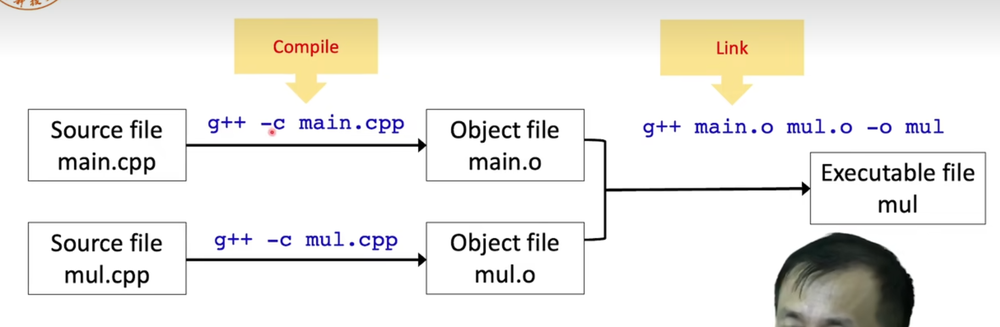
//> input picture Programming-languge/c/images/2023-04-08-22-24-48.png, 1000 x 327 px, shrunk from 1822 x 596 before the run
$ ./main ../images/2023-04-08-22-24-48.png   (built with g++ and OpenCV 4)
//> lines starting //> are read from the running program, lines starting //| are printed output that depends on the picture; after the words box and inside, x2 and y2 are one past the last pixel; in counts of white or black regions, pixels touching at a corner belong together
#include <opencv2/opencv.hpp>
#include <iostream>
#include <cmath>

using namespace cv;
using namespace std;

int main(int argc, char** argv)
{
    // 读取图像
    Mat image = imread(argv[1]);
//> image is the input picture: 327 rows x 1000 cols, CV_8UC3; mean B, G, R 232.1, 235.6, 237

    // 将图像转换为灰度图像
    Mat gray;
    cvtColor(image, gray, COLOR_BGR2GRAY);
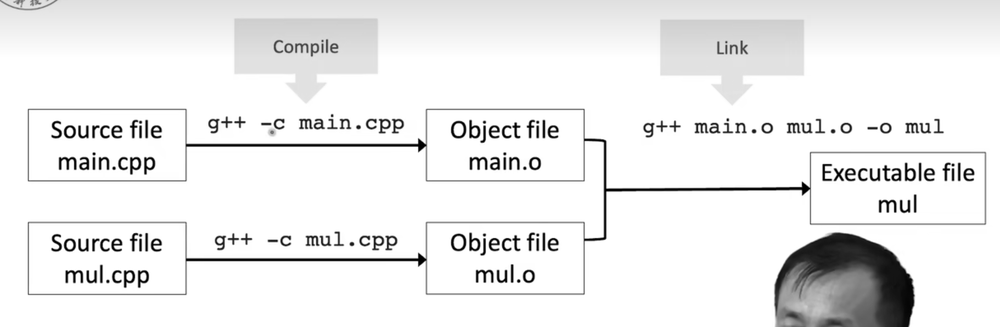
//> gray: 327 rows x 1000 cols, CV_8UC1; min 0, max 255, mean 235.6

    // 对灰度图像进行二值化处理
    Mat binary;
    threshold(gray, binary, 0, 255, THRESH_BINARY_INV | THRESH_OTSU);
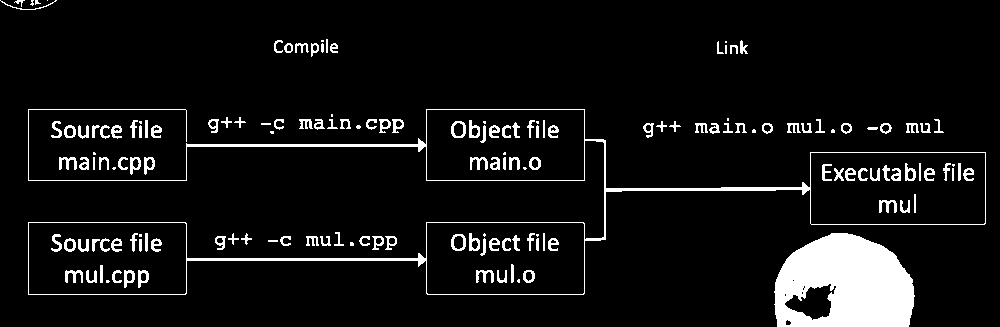
//> binary: 327 rows x 1000 cols, CV_8UC1; 7.3% white; 159 white regions (26 under 20 px), largest, box (x1, y1, x2, y2) and area: (774, 233, 915, 327) 9947, (28, 109, 986, 295) 4875, (59, 157, 77, 170) 130

    // 对二值化图像进行边缘检测
    Mat edges;
    Canny(binary, edges, 50, 150, 3);
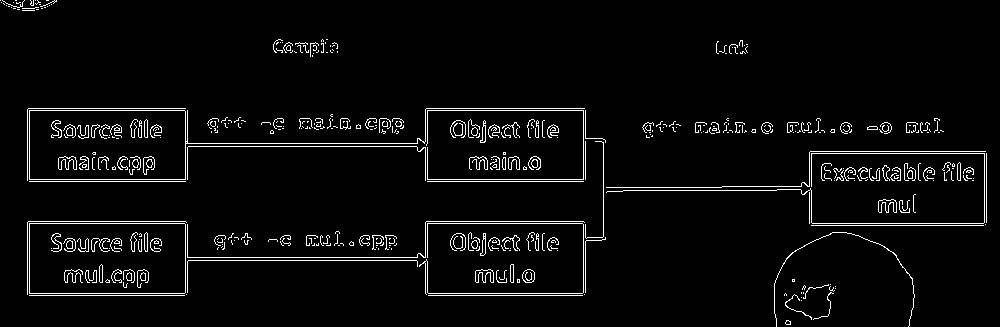
//> edges: 327 rows x 1000 cols, CV_8UC1; 3.9% white in thin lines or dots

    // 对边缘图像进行霍夫变换
    vector<Vec2f> lines;
    HoughLines(edges, lines, 1, CV_PI / 180, 100);
//> lines = 139 lines (rho, theta), first 12: [223, 1.57], [179, 1.57], [293, 1.57], [221, 1.57], [295, 1.57], [181, 1.57], [108, 1.57], [110, 1.57], [257, 1.57], [143, 1.57], [260, 1.57], [146, 1.57]

    // 选择符合条件的线段
    Vec2f line;
    for (size_t i = 0; i < lines.size(); i++) {
        float rho = lines[i][0];
        float theta = lines[i][1];
        if (theta < CV_PI / 4 || theta > 3 * CV_PI / 4) {
            line = lines[i];
            break;
        }
    }
//> this loop made 31 passes

    // 计算线段的两个端点
    double a = cos(line[1]);
//> a = 1
    double b = sin(line[1]);
//> b = 0
    double x0 = a * line[0];
//> x0 = 27
    double y0 = b * line[0];
//> y0 = 0
    Point2d p1(x0 + 1000 * (-b), y0 + 1000 * a);
//> p1 = Point(27, 1000)
    Point2d p2(x0 - 1000 * (-b), y0 - 1000 * a);
//> p2 = Point(27, -1000)

    // 计算线段两端点之间的距离
    double distance = sqrt(pow(p1.x - p2.x, 2) + pow(p1.y - p2.y, 2));
//> distance = 2000
    cout << "Distance between two endpoints of the hyperbola: " << distance << endl;
//| Distance between two endpoints of the hyperbola: 2000

    return 0;
}
